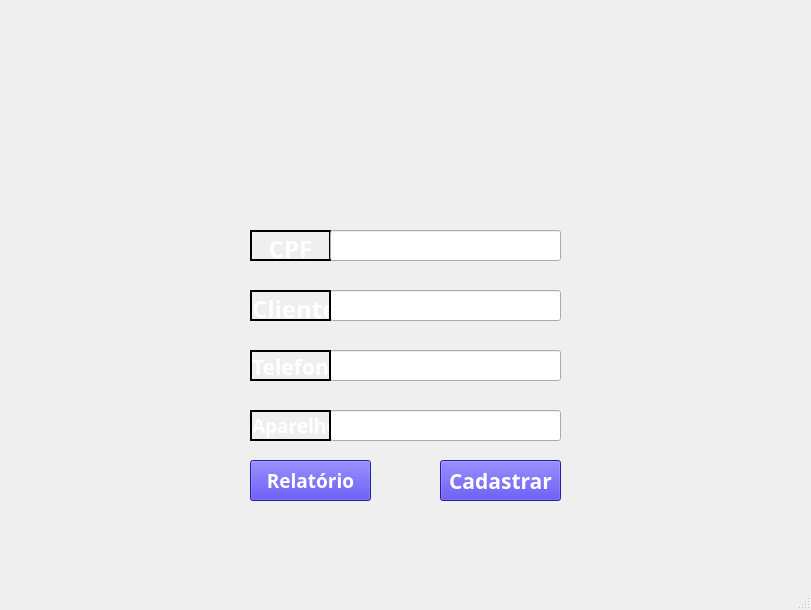
<?xml version="1.0" encoding="UTF-8"?>
<ui version="4.0">
 <class>MainWindow</class>
 <widget class="QMainWindow" name="MainWindow">
  <property name="geometry">
   <rect>
    <x>0</x>
    <y>0</y>
    <width>811</width>
    <height>610</height>
   </rect>
  </property>
  <property name="windowTitle">
   <string>MainWindow</string>
  </property>
  <widget class="QWidget" name="centralwidget">
   <widget class="QLabel" name="label_3">
    <property name="geometry">
     <rect>
      <x>250</x>
      <y>230</y>
      <width>81</width>
      <height>31</height>
     </rect>
    </property>
    <property name="font">
     <font>
      <family>Tw Cen MT</family>
      <pointsize>16</pointsize>
      <weight>75</weight>
      <bold>true</bold>
     </font>
    </property>
    <property name="frameShape">
     <enum>QFrame::WinPanel</enum>
    </property>
    <property name="frameShadow">
     <enum>QFrame::Plain</enum>
    </property>
    <property name="lineWidth">
     <number>1</number>
    </property>
    <property name="midLineWidth">
     <number>0</number>
    </property>
    <property name="text">
     <string>&lt;html&gt;&lt;head/&gt;&lt;body&gt;&lt;p&gt;&lt;span style=&quot; font-size:18pt; color:#ffffff;&quot;&gt;CPF&lt;/span&gt;&lt;/p&gt;&lt;/body&gt;&lt;/html&gt;</string>
    </property>
    <property name="alignment">
     <set>Qt::AlignCenter</set>
    </property>
   </widget>
   <widget class="QLineEdit" name="txtCpf">
    <property name="geometry">
     <rect>
      <x>330</x>
      <y>230</y>
      <width>231</width>
      <height>31</height>
     </rect>
    </property>
    <property name="font">
     <font>
      <family>Tw Cen MT</family>
      <pointsize>14</pointsize>
     </font>
    </property>
   </widget>
   <widget class="QLineEdit" name="txtCliente">
    <property name="geometry">
     <rect>
      <x>330</x>
      <y>290</y>
      <width>231</width>
      <height>31</height>
     </rect>
    </property>
    <property name="font">
     <font>
      <family>Tw Cen MT</family>
      <pointsize>14</pointsize>
     </font>
    </property>
   </widget>
   <widget class="QLineEdit" name="txtFone">
    <property name="geometry">
     <rect>
      <x>330</x>
      <y>350</y>
      <width>231</width>
      <height>31</height>
     </rect>
    </property>
    <property name="font">
     <font>
      <family>Tw Cen MT</family>
      <pointsize>14</pointsize>
     </font>
    </property>
   </widget>
   <widget class="QLabel" name="label_6">
    <property name="geometry">
     <rect>
      <x>250</x>
      <y>350</y>
      <width>81</width>
      <height>31</height>
     </rect>
    </property>
    <property name="font">
     <font>
      <family>Tw Cen MT</family>
      <pointsize>16</pointsize>
      <weight>75</weight>
      <bold>true</bold>
     </font>
    </property>
    <property name="frameShape">
     <enum>QFrame::WinPanel</enum>
    </property>
    <property name="text">
     <string>&lt;html&gt;&lt;head/&gt;&lt;body&gt;&lt;p&gt;&lt;span style=&quot; color:#ffffff;&quot;&gt;Telefone&lt;/span&gt;&lt;/p&gt;&lt;/body&gt;&lt;/html&gt;</string>
    </property>
    <property name="alignment">
     <set>Qt::AlignCenter</set>
    </property>
   </widget>
   <widget class="QLabel" name="label_7">
    <property name="geometry">
     <rect>
      <x>250</x>
      <y>290</y>
      <width>81</width>
      <height>31</height>
     </rect>
    </property>
    <property name="font">
     <font>
      <family>Tw Cen MT</family>
      <pointsize>16</pointsize>
      <weight>75</weight>
      <bold>true</bold>
     </font>
    </property>
    <property name="frameShape">
     <enum>QFrame::WinPanel</enum>
    </property>
    <property name="text">
     <string>&lt;html&gt;&lt;head/&gt;&lt;body&gt;&lt;p&gt;&lt;span style=&quot; font-size:18pt; color:#ffffff;&quot;&gt;Cliente&lt;/span&gt;&lt;/p&gt;&lt;/body&gt;&lt;/html&gt;</string>
    </property>
    <property name="alignment">
     <set>Qt::AlignCenter</set>
    </property>
   </widget>
   <widget class="QLineEdit" name="txtAparelho">
    <property name="geometry">
     <rect>
      <x>330</x>
      <y>410</y>
      <width>231</width>
      <height>31</height>
     </rect>
    </property>
    <property name="font">
     <font>
      <family>Tw Cen MT</family>
      <pointsize>14</pointsize>
     </font>
    </property>
   </widget>
   <widget class="QLabel" name="label_8">
    <property name="geometry">
     <rect>
      <x>250</x>
      <y>410</y>
      <width>81</width>
      <height>31</height>
     </rect>
    </property>
    <property name="font">
     <font>
      <family>Tw Cen MT</family>
      <pointsize>16</pointsize>
      <weight>75</weight>
      <bold>true</bold>
     </font>
    </property>
    <property name="frameShape">
     <enum>QFrame::WinPanel</enum>
    </property>
    <property name="text">
     <string>&lt;html&gt;&lt;head/&gt;&lt;body&gt;&lt;p&gt;&lt;span style=&quot; font-size:14pt; color:#ffffff;&quot;&gt;Aparelho&lt;/span&gt;&lt;/p&gt;&lt;/body&gt;&lt;/html&gt;</string>
    </property>
    <property name="alignment">
     <set>Qt::AlignCenter</set>
    </property>
   </widget>
   <widget class="QPushButton" name="btnCadastrar">
    <property name="geometry">
     <rect>
      <x>440</x>
      <y>460</y>
      <width>121</width>
      <height>41</height>
     </rect>
    </property>
    <property name="font">
     <font>
      <family>Tw Cen MT</family>
      <pointsize>16</pointsize>
      <weight>75</weight>
      <bold>true</bold>
     </font>
    </property>
    <property name="styleSheet">
     <string notr="true">color:rgb(255,255,255);
background-color: rgb(57, 42, 214);</string>
    </property>
    <property name="text">
     <string>Cadastrar</string>
    </property>
   </widget>
   <widget class="QPushButton" name="btnRelatorio">
    <property name="geometry">
     <rect>
      <x>250</x>
      <y>460</y>
      <width>121</width>
      <height>41</height>
     </rect>
    </property>
    <property name="font">
     <font>
      <family>Tw Cen MT</family>
      <pointsize>14</pointsize>
      <weight>75</weight>
      <bold>true</bold>
     </font>
    </property>
    <property name="styleSheet">
     <string notr="true">color:rgb(255,255,255);
background-color: rgb(57, 42, 214);</string>
    </property>
    <property name="text">
     <string>Relatório</string>
    </property>
   </widget>
   <widget class="QLabel" name="label_1">
    <property name="geometry">
     <rect>
      <x>250</x>
      <y>40</y>
      <width>311</width>
      <height>151</height>
     </rect>
    </property>
    <property name="text">
     <string/>
    </property>
    <property name="pixmap">
     <pixmap>../Logo3.png</pixmap>
    </property>
    <property name="scaledContents">
     <bool>true</bool>
    </property>
   </widget>
   <widget class="QLabel" name="label_2">
    <property name="geometry">
     <rect>
      <x>0</x>
      <y>0</y>
      <width>811</width>
      <height>581</height>
     </rect>
    </property>
    <property name="styleSheet">
     <string notr="true">color: rgb(255, 255, 255);</string>
    </property>
    <property name="text">
     <string/>
    </property>
    <property name="pixmap">
     <pixmap>../Fundo.png</pixmap>
    </property>
    <property name="scaledContents">
     <bool>true</bool>
    </property>
   </widget>
   <widget class="QLabel" name="lblConfirmar">
    <property name="geometry">
     <rect>
      <x>6</x>
      <y>530</y>
      <width>801</width>
      <height>31</height>
     </rect>
    </property>
    <property name="font">
     <font>
      <family>Tw Cen MT</family>
      <pointsize>14</pointsize>
      <weight>75</weight>
      <bold>true</bold>
     </font>
    </property>
    <property name="whatsThis">
     <string>&lt;html&gt;&lt;head/&gt;&lt;body&gt;&lt;p&gt;&lt;br/&gt;&lt;/p&gt;&lt;/body&gt;&lt;/html&gt;</string>
    </property>
    <property name="styleSheet">
     <string notr="true">color: rgb(255, 255, 255);</string>
    </property>
    <property name="text">
     <string/>
    </property>
    <property name="alignment">
     <set>Qt::AlignCenter</set>
    </property>
   </widget>
   <zorder>label_2</zorder>
   <zorder>label_3</zorder>
   <zorder>txtCpf</zorder>
   <zorder>txtCliente</zorder>
   <zorder>txtFone</zorder>
   <zorder>label_6</zorder>
   <zorder>label_7</zorder>
   <zorder>txtAparelho</zorder>
   <zorder>label_8</zorder>
   <zorder>btnCadastrar</zorder>
   <zorder>btnRelatorio</zorder>
   <zorder>label_1</zorder>
   <zorder>lblConfirmar</zorder>
  </widget>
  <widget class="QMenuBar" name="menubar">
   <property name="geometry">
    <rect>
     <x>0</x>
     <y>0</y>
     <width>811</width>
     <height>21</height>
    </rect>
   </property>
  </widget>
  <widget class="QStatusBar" name="statusbar"/>
 </widget>
 <resources>
  <include location="imgs.qrc"/>
 </resources>
 <connections/>
</ui>
